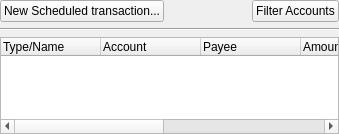
<?xml version="1.0" encoding="UTF-8"?>
<ui version="4.0">
 <class>KScheduledView</class>
 <widget class="QWidget" name="KScheduledView">
  <property name="geometry">
   <rect>
    <x>0</x>
    <y>0</y>
    <width>339</width>
    <height>134</height>
   </rect>
  </property>
  <layout class="QVBoxLayout">
   <property name="margin">
    <number>0</number>
   </property>
   <item>
    <layout class="QHBoxLayout">
     <item>
      <widget class="QPushButton" name="m_qbuttonNew">
       <property name="text">
        <string>New Scheduled transaction...</string>
       </property>
      </widget>
     </item>
     <item>
      <spacer name="spacer2">
       <property name="orientation">
        <enum>Qt::Horizontal</enum>
       </property>
       <property name="sizeType">
        <enum>QSizePolicy::Expanding</enum>
       </property>
       <property name="sizeHint" stdset="0">
        <size>
         <width>80</width>
         <height>20</height>
        </size>
       </property>
      </spacer>
     </item>
     <item>
      <widget class="QPushButton" name="m_accountsCombo">
       <property name="text">
        <string>Filter Accounts</string>
       </property>
      </widget>
     </item>
    </layout>
   </item>
   <item>
    <widget class="Line" name="line1">
     <property name="frameShape">
      <enum>QFrame::HLine</enum>
     </property>
     <property name="frameShadow">
      <enum>QFrame::Sunken</enum>
     </property>
    </widget>
   </item>
   <item>
    <widget class="QTreeWidget" name="m_scheduleTree">
     <property name="alternatingRowColors">
      <bool>true</bool>
     </property>
     <property name="rootIsDecorated">
      <bool>true</bool>
     </property>
     <property name="allColumnsShowFocus">
      <bool>true</bool>
     </property>
     <column>
      <property name="text">
       <string>Type/Name</string>
      </property>
     </column>
     <column>
      <property name="text">
       <string>Account</string>
      </property>
     </column>
     <column>
      <property name="text">
       <string>Payee</string>
      </property>
     </column>
     <column>
      <property name="text">
       <string>Amount</string>
      </property>
     </column>
     <column>
      <property name="text">
       <string>Next Due Date</string>
      </property>
     </column>
     <column>
      <property name="text">
       <string>Frequency</string>
      </property>
     </column>
     <column>
      <property name="text">
       <string>Payment Method</string>
      </property>
     </column>
    </widget>
   </item>
  </layout>
 </widget>
 <layoutdefault spacing="6" margin="11"/>
 <customwidgets>
  <customwidget>
   <class>QTabWidget</class>
   <extends>QTabWidget</extends>
   <header>ktabwidget.h</header>
   <container>1</container>
  </customwidget>
 </customwidgets>
 <resources/>
 <connections/>
</ui>
